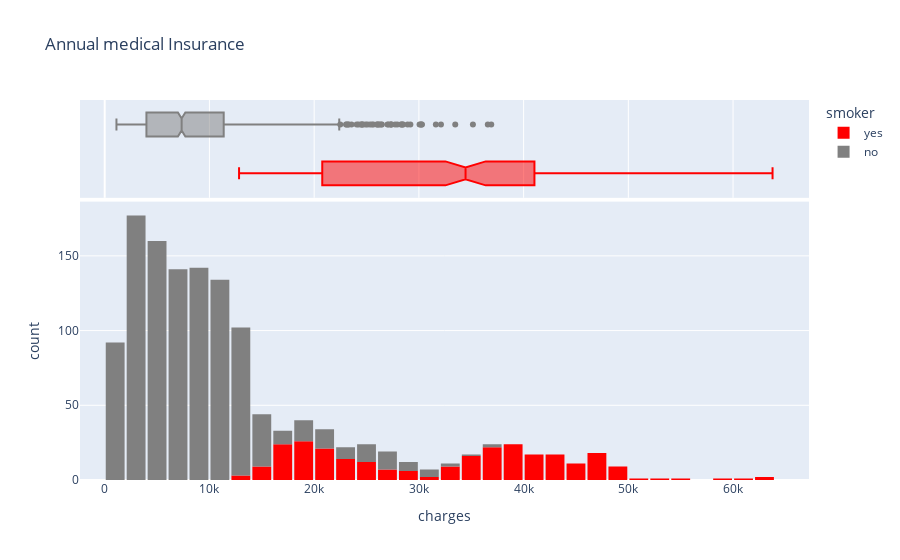

The code cell stored with this chart in its notebook:
### Code cell
'''Plotting a chart for Charges for Smoker/Non-Smoker'''


fig3 = px.histogram(meds_df, x = 'charges', marginal= 'box' , color = 'smoker' , color_discrete_sequence= ['red', 'grey'], 
        title = 'Annual medical Insurance')
#^^ the obove plot will plot the smoker and the non smoker on the same graph making it easier to understand the medical 
#premium for the smoker & non smoker lot
fig3.update_layout(bargap = 0.1)
fig3.show()

### Figure 1 — Plotly figure (JSON) as saved in the notebook; plotly's stock layout.template omitted (floating-point values rounded to 4 significant figures; data arrays with more than 128 entries replaced by an {"elided": "..."} marker saying what was removed)
{"data": [{"alignmentgroup": "True", "bingroup": "x", "hovertemplate": "smoker=yes<br>charges=%{x}<br>count=%{y}<extra></extra>", "legendgroup": "yes", "marker": {"color": "red", "pattern": {"shape": ""}}, "name": "yes", "offsetgroup": "yes", "orientation": "v", "showlegend": true, "type": "histogram", "x": {"elided": "274 float values"}, "xaxis": "x", "yaxis": "y"}, {"alignmentgroup": "True", "hovertemplate": "smoker=yes<br>charges=%{x}<extra></extra>", "legendgroup": "yes", "marker": {"color": "red"}, "name": "yes", "notched": true, "offsetgroup": "yes", "showlegend": false, "type": "box", "x": {"elided": "274 float values"}, "xaxis": "x2", "yaxis": "y2"}, {"alignmentgroup": "True", "bingroup": "x", "hovertemplate": "smoker=no<br>charges=%{x}<br>count=%{y}<extra></extra>", "legendgroup": "no", "marker": {"color": "grey", "pattern": {"shape": ""}}, "name": "no", "offsetgroup": "no", "orientation": "v", "showlegend": true, "type": "histogram", "x": {"elided": "1064 float values"}, "xaxis": "x", "yaxis": "y"}, {"alignmentgroup": "True", "hovertemplate": "smoker=no<br>charges=%{x}<extra></extra>", "legendgroup": "no", "marker": {"color": "grey"}, "name": "no", "notched": true, "offsetgroup": "no", "showlegend": false, "type": "box", "x": {"elided": "1064 float values"}, "xaxis": "x2", "yaxis": "y2"}], "layout": {"bargap": 0.1, "barmode": "relative", "legend": {"title": {"text": "smoker"}, "tracegroupgap": 0}, "title": {"text": "Annual medical Insurance"}, "xaxis": {"anchor": "y", "domain": [0, 1], "title": {"text": "charges"}}, "xaxis2": {"anchor": "y2", "domain": [0, 1], "matches": "x", "showgrid": true, "showticklabels": false}, "yaxis": {"anchor": "x", "domain": [0, 0.7326], "title": {"text": "count"}}, "yaxis2": {"anchor": "x2", "domain": [0.7426, 1], "matches": "y2", "showgrid": false, "showline": false, "showticklabels": false, "ticks": ""}}}
